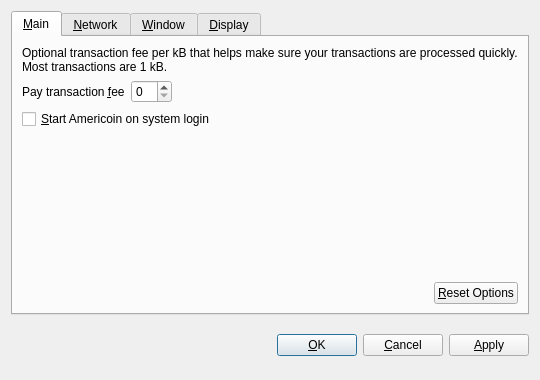
<?xml version="1.0" encoding="UTF-8"?>
<ui version="4.0">
 <class>OptionsDialog</class>
 <widget class="QDialog" name="OptionsDialog">
  <property name="geometry">
   <rect>
    <x>0</x>
    <y>0</y>
    <width>540</width>
    <height>380</height>
   </rect>
  </property>
  <property name="windowTitle">
   <string>Options</string>
  </property>
  <property name="modal">
   <bool>true</bool>
  </property>
  <layout class="QVBoxLayout" name="verticalLayout">
   <item>
    <widget class="QTabWidget" name="tabWidget">
     <property name="tabPosition">
      <enum>QTabWidget::North</enum>
     </property>
     <property name="currentIndex">
      <number>0</number>
     </property>
     <widget class="QWidget" name="tabMain">
      <attribute name="title">
       <string>&amp;Main</string>
      </attribute>
      <layout class="QVBoxLayout" name="verticalLayout_Main">
       <item>
        <widget class="QLabel" name="transactionFeeInfoLabel">
         <property name="text">
          <string>Optional transaction fee per kB that helps make sure your transactions are processed quickly. Most transactions are 1 kB.</string>
         </property>
         <property name="textFormat">
          <enum>Qt::PlainText</enum>
         </property>
         <property name="wordWrap">
          <bool>true</bool>
         </property>
        </widget>
       </item>
       <item>
        <layout class="QHBoxLayout" name="horizontalLayout_1_Main">
         <item>
          <widget class="QLabel" name="transactionFeeLabel">
           <property name="text">
            <string>Pay transaction &amp;fee</string>
           </property>
           <property name="textFormat">
            <enum>Qt::PlainText</enum>
           </property>
           <property name="buddy">
            <cstring>transactionFee</cstring>
           </property>
          </widget>
         </item>
         <item>
          <widget class="BitcoinAmountField" name="transactionFee"/>
         </item>
         <item>
          <spacer name="horizontalSpacer_1_Main">
           <property name="orientation">
            <enum>Qt::Horizontal</enum>
           </property>
           <property name="sizeHint" stdset="0">
            <size>
             <width>40</width>
             <height>20</height>
            </size>
           </property>
          </spacer>
         </item>
        </layout>
       </item>
       <item>
        <widget class="QCheckBox" name="bitcoinAtStartup">
         <property name="toolTip">
          <string>Automatically start Americoin after logging in to the system.</string>
         </property>
         <property name="text">
          <string>&amp;Start Americoin on system login</string>
         </property>
        </widget>
       </item>
       <item>
        <spacer name="verticalSpacer_Main">
         <property name="orientation">
          <enum>Qt::Vertical</enum>
         </property>
         <property name="sizeHint" stdset="0">
          <size>
           <width>20</width>
           <height>40</height>
          </size>
         </property>
        </spacer>
       </item>
       <item>
        <layout class="QHBoxLayout" name="horizontalLayout_2_Main">
         <item>
          <spacer name="horizontalSpacer_2_Main">
           <property name="orientation">
            <enum>Qt::Horizontal</enum>
           </property>
           <property name="sizeHint" stdset="0">
            <size>
             <width>40</width>
             <height>20</height>
            </size>
           </property>
          </spacer>
         </item>
         <item>
          <widget class="QPushButton" name="resetButton">
           <property name="toolTip">
            <string>Reset all client options to default.</string>
           </property>
           <property name="text">
            <string>&amp;Reset Options</string>
           </property>
           <property name="autoDefault">
            <bool>false</bool>
           </property>
          </widget>
         </item>
        </layout>
       </item>
      </layout>
     </widget>
     <widget class="QWidget" name="tabNetwork">
      <attribute name="title">
       <string>&amp;Network</string>
      </attribute>
      <layout class="QVBoxLayout" name="verticalLayout_Network">
       <item>
        <widget class="QCheckBox" name="mapPortUpnp">
         <property name="toolTip">
          <string>Automatically open the Americoin client port on the router. This only works when your router supports UPnP and it is enabled.</string>
         </property>
         <property name="text">
          <string>Map port using &amp;UPnP</string>
         </property>
        </widget>
       </item>
       <item>
        <widget class="QCheckBox" name="connectSocks">
         <property name="toolTip">
          <string>Connect to the Americoin network through a SOCKS proxy (e.g. when connecting through Tor).</string>
         </property>
         <property name="text">
          <string>&amp;Connect through SOCKS proxy:</string>
         </property>
        </widget>
       </item>
       <item>
        <layout class="QHBoxLayout" name="horizontalLayout_Network">
         <item>
          <widget class="QLabel" name="proxyIpLabel">
           <property name="text">
            <string>Proxy &amp;IP:</string>
           </property>
           <property name="textFormat">
            <enum>Qt::PlainText</enum>
           </property>
           <property name="buddy">
            <cstring>proxyIp</cstring>
           </property>
          </widget>
         </item>
         <item>
          <widget class="QValidatedLineEdit" name="proxyIp">
           <property name="maximumSize">
            <size>
             <width>140</width>
             <height>16777215</height>
            </size>
           </property>
           <property name="toolTip">
            <string>IP address of the proxy (e.g. 127.0.0.1)</string>
           </property>
          </widget>
         </item>
         <item>
          <widget class="QLabel" name="proxyPortLabel">
           <property name="text">
            <string>&amp;Port:</string>
           </property>
           <property name="textFormat">
            <enum>Qt::PlainText</enum>
           </property>
           <property name="buddy">
            <cstring>proxyPort</cstring>
           </property>
          </widget>
         </item>
         <item>
          <widget class="QLineEdit" name="proxyPort">
           <property name="maximumSize">
            <size>
             <width>55</width>
             <height>16777215</height>
            </size>
           </property>
           <property name="toolTip">
            <string>Port of the proxy (e.g. 9050)</string>
           </property>
          </widget>
         </item>
         <item>
          <widget class="QLabel" name="socksVersionLabel">
           <property name="text">
            <string>SOCKS &amp;Version:</string>
           </property>
           <property name="textFormat">
            <enum>Qt::PlainText</enum>
           </property>
           <property name="buddy">
            <cstring>socksVersion</cstring>
           </property>
          </widget>
         </item>
         <item>
          <widget class="QValueComboBox" name="socksVersion">
           <property name="toolTip">
            <string>SOCKS version of the proxy (e.g. 5)</string>
           </property>
          </widget>
         </item>
         <item>
          <spacer name="horizontalSpacer_Network">
           <property name="orientation">
            <enum>Qt::Horizontal</enum>
           </property>
           <property name="sizeHint" stdset="0">
            <size>
             <width>40</width>
             <height>20</height>
            </size>
           </property>
          </spacer>
         </item>
        </layout>
       </item>
       <item>
        <spacer name="verticalSpacer_Network">
         <property name="orientation">
          <enum>Qt::Vertical</enum>
         </property>
         <property name="sizeHint" stdset="0">
          <size>
           <width>20</width>
           <height>40</height>
          </size>
         </property>
        </spacer>
       </item>
      </layout>
     </widget>
     <widget class="QWidget" name="tabWindow">
      <attribute name="title">
       <string>&amp;Window</string>
      </attribute>
      <layout class="QVBoxLayout" name="verticalLayout_Window">
       <item>
        <widget class="QCheckBox" name="minimizeToTray">
         <property name="toolTip">
          <string>Show only a tray icon after minimizing the window.</string>
         </property>
         <property name="text">
          <string>&amp;Minimize to the tray instead of the taskbar</string>
         </property>
        </widget>
       </item>
       <item>
        <widget class="QCheckBox" name="minimizeOnClose">
         <property name="toolTip">
          <string>Minimize instead of exit the application when the window is closed. When this option is enabled, the application will be closed only after selecting Quit in the menu.</string>
         </property>
         <property name="text">
          <string>M&amp;inimize on close</string>
         </property>
        </widget>
       </item>
       <item>
        <spacer name="verticalSpacer_Window">
         <property name="orientation">
          <enum>Qt::Vertical</enum>
         </property>
         <property name="sizeHint" stdset="0">
          <size>
           <width>20</width>
           <height>40</height>
          </size>
         </property>
        </spacer>
       </item>
      </layout>
     </widget>
     <widget class="QWidget" name="tabDisplay">
      <attribute name="title">
       <string>&amp;Display</string>
      </attribute>
      <layout class="QVBoxLayout" name="verticalLayout_Display">
       <item>
        <layout class="QHBoxLayout" name="horizontalLayout_1_Display">
         <item>
          <widget class="QLabel" name="langLabel">
           <property name="text">
            <string>User Interface &amp;language:</string>
           </property>
           <property name="textFormat">
            <enum>Qt::PlainText</enum>
           </property>
           <property name="buddy">
            <cstring>lang</cstring>
           </property>
          </widget>
         </item>
         <item>
          <widget class="QValueComboBox" name="lang">
           <property name="toolTip">
            <string>The user interface language can be set here. This setting will take effect after restarting Americoin.</string>
           </property>
          </widget>
         </item>
        </layout>
       </item>
       <item>
        <layout class="QHBoxLayout" name="horizontalLayout_2_Display">
         <item>
          <widget class="QLabel" name="unitLabel">
           <property name="text">
            <string>&amp;Unit to show amounts in:</string>
           </property>
           <property name="textFormat">
            <enum>Qt::PlainText</enum>
           </property>
           <property name="buddy">
            <cstring>unit</cstring>
           </property>
          </widget>
         </item>
         <item>
          <widget class="QValueComboBox" name="unit">
           <property name="toolTip">
            <string>Choose the default subdivision unit to show in the interface and when sending coins.</string>
           </property>
          </widget>
         </item>
        </layout>
       </item>
       <item>
        <widget class="QCheckBox" name="displayAddresses">
         <property name="toolTip">
          <string>Whether to show Americoin addresses in the transaction list or not.</string>
         </property>
         <property name="text">
          <string>&amp;Display addresses in transaction list</string>
         </property>
        </widget>
       </item>
       <item>
        <spacer name="verticalSpacer_Display">
         <property name="orientation">
          <enum>Qt::Vertical</enum>
         </property>
         <property name="sizeHint" stdset="0">
          <size>
           <width>20</width>
           <height>40</height>
          </size>
         </property>
        </spacer>
       </item>
      </layout>
     </widget>
    </widget>
   </item>
   <item>
    <layout class="QHBoxLayout" name="horizontalLayout_Buttons">
     <item>
      <spacer name="horizontalSpacer_1">
       <property name="orientation">
        <enum>Qt::Horizontal</enum>
       </property>
       <property name="sizeHint" stdset="0">
        <size>
         <width>40</width>
         <height>48</height>
        </size>
       </property>
      </spacer>
     </item>
     <item>
      <widget class="QLabel" name="statusLabel">
       <property name="font">
        <font>
         <weight>75</weight>
         <bold>true</bold>
        </font>
       </property>
       <property name="text">
        <string/>
       </property>
       <property name="textFormat">
        <enum>Qt::PlainText</enum>
       </property>
       <property name="wordWrap">
        <bool>true</bool>
       </property>
      </widget>
     </item>
     <item>
      <spacer name="horizontalSpacer_2">
       <property name="orientation">
        <enum>Qt::Horizontal</enum>
       </property>
       <property name="sizeHint" stdset="0">
        <size>
         <width>40</width>
         <height>48</height>
        </size>
       </property>
      </spacer>
     </item>
     <item>
      <widget class="QPushButton" name="okButton">
       <property name="text">
        <string>&amp;OK</string>
       </property>
      </widget>
     </item>
     <item>
      <widget class="QPushButton" name="cancelButton">
       <property name="text">
        <string>&amp;Cancel</string>
       </property>
       <property name="autoDefault">
        <bool>false</bool>
       </property>
      </widget>
     </item>
     <item>
      <widget class="QPushButton" name="applyButton">
       <property name="text">
        <string>&amp;Apply</string>
       </property>
       <property name="autoDefault">
        <bool>false</bool>
       </property>
      </widget>
     </item>
    </layout>
   </item>
  </layout>
 </widget>
 <customwidgets>
  <customwidget>
   <class>BitcoinAmountField</class>
   <extends>QSpinBox</extends>
   <header>bitcoinamountfield.h</header>
  </customwidget>
  <customwidget>
   <class>QValueComboBox</class>
   <extends>QComboBox</extends>
   <header>qvaluecombobox.h</header>
  </customwidget>
  <customwidget>
   <class>QValidatedLineEdit</class>
   <extends>QLineEdit</extends>
   <header>qvalidatedlineedit.h</header>
  </customwidget>
 </customwidgets>
 <resources/>
 <connections/>
</ui>
